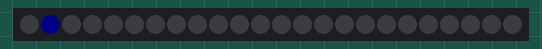
The sketch below on a simulated Arduino Nano 33 IoT. On the bench: 24 RGB LEDs in strip order, left to right. Dim RGB values are drawn brighter than linear; WiFi joins after 1.5 s; servers stay silent unless stated; not simulated (calls return 0 or success): arduino_secrets.h; what the sketch prints to the serial monitor is not drawn.

Above: at 0.1 s.
At 2.0 s:
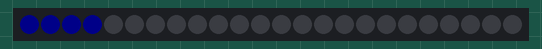
At 2.7 s:
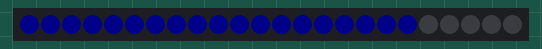
At 3.9 s:
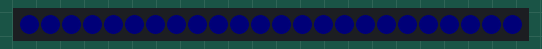

The sketch:

BusMonitor.ino
```cpp
#include <Adafruit_NeoPixel.h>
#include <ArduinoHttpClient.h>
#include <WiFiNINA.h>     // use this for MKR1010 or Nano 33 IoT
#include <Arduino_JSON.h>
#include "arduino_secrets.h"

#define LED_PIN     6
#define LED_COUNT  24
#define BRIGHTNESS 10 // Set BRIGHTNESS to about 1/5 (max = 255)

const String OP_REF = "MTA";
const String MON_REF = "305103";

Adafruit_NeoPixel strip(LED_COUNT, LED_PIN, NEO_GRBW + NEO_KHZ800);

const char serverAddress[] = "10.18.201.170:8080";
//const char serverAddress[] = "arduino-to-json.glitch.me";
int port = 443;

WiFiSSLClient wifi;
HttpClient client = HttpClient(wifi, serverAddress, port);

long lastRequest = 0;
int interval = 10000;

void setup() {
  Serial.begin(9600);

  if (!Serial) delay(3000);

  strip.begin();           // INITIALIZE NeoPixel strip object (REQUIRED)
  strip.show();            // Turn OFF all pixels ASAP
  strip.setBrightness(BRIGHTNESS);
  strip.show();

  while ( WiFi.status() != WL_CONNECTED) {
    Serial.print("Attempting to connect to Network named: ");
    Serial.println(SECRET_SSID);     // print the network name (SSID);

    blink_led();
    // Connect to WPA/WPA2 network:
    WiFi.begin(SECRET_SSID, SECRET_PASS);
  }

  wifi_success();

  // print the SSID of the network you're attached to:
  Serial.print("SSID: ");
  Serial.println(WiFi.SSID());

  // print your WiFi shield's IP address:
  IPAddress ip = WiFi.localIP();
  Serial.print("IP Address: ");
  Serial.println(ip);
}

void loop() {
  if (millis() - lastRequest > interval ) {
    lastRequest = millis();
    sendRequest();
  }
}

void sendRequest(){

  String path = "/";
  //String path = "/data/";

  // send the GET request
    Serial.println("making GET request");
    client.get(path);

    // read the status code and body of the response
    int statusCode = client.responseStatusCode();
    String response = client.responseBody();
    Serial.print("Status code: ");
    Serial.println(statusCode);
    Serial.print("Response: ");
    Serial.println(response);
}

void blink_led() {
  strip.show();
  strip.setPixelColor(1, strip.Color(0, 0, 255, 0));
  strip.show();
  delay(250);
  strip.show();
}

void wifi_success() {
  for (int i = 0; i < strip.numPixels(); i++) { // For each pixel in strip...
    strip.setPixelColor(i, strip.Color(0, 0, 255, 0));         //  Set pixel's color (in RAM)
    strip.show();                          //  Update strip to match
    delay(50);                           //  Pause for a moment
  }

  pulseBlue();
}

void pulseBlue() {
  for (int j = 255; j >= 0; j--) { // Ramp down from 255 to 0
    strip.fill(strip.Color(0, 0, strip.gamma8(j), 0));
    strip.show();
    delay(1);
  }

  for (int j = 0; j < 256; j++) { // Ramp up from 0 to 255
    // Fill entire strip with white at gamma-corrected brightness level 'j':
    strip.fill(strip.Color(0, 0, strip.gamma8(j), 0));
    strip.show();
    delay(1);
  }

  for (int j = 255; j >= 0; j--) { // Ramp down from 255 to 0
    strip.fill(strip.Color(0, 0, strip.gamma8(j), 0));
    strip.show();
    delay(1);
  }
}
```
